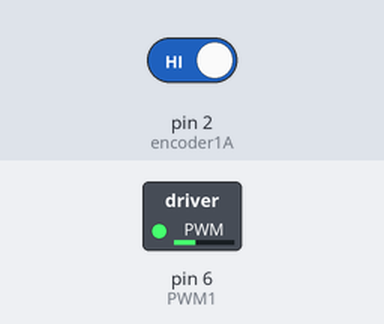
The sketch below on a simulated Arduino Uno, built with avr-gcc and run on an emulated ATmega328P. Shown: switched loads named in the sketch (green lamp = pin HIGH). The test bench sets the inputs (shaded band); at power-on: pin 2 (encoder1A) HIGH. What the sketch prints to the serial monitor is not drawn.

Above: at 0.1 s.
Timing chart, 0 to 1.6 s (numbered marks = the images above):
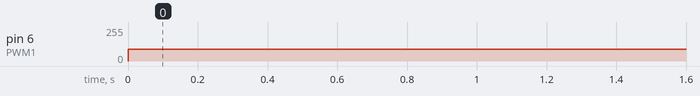

The sketch:

Encoder_Test_motor1_uno.ino
```cpp
/********************************************************************
 * 电机测速
 * 使用millis（）函数，记录时间，单位为毫秒
 * 使用中断函数，当引脚电平改变时触发，计数一次
 * 磁环为12cpr，将得到的值Val除以24，得到转动圈数
 * 除以当时的时间，因为时间单位为毫秒，除以60000转换为分
 * 这时候得到电机转速Speed ，单位 转/分
 * 注意；测出来的值会有些误差，电机转速在达到设置值后还会有些许的值增加
 * BY YFROBOT
 ********************************************************************/
#include "PID_v1.h"

#define pi 3.1415926f

//设置模块引脚接到数字引脚18（程序用到中断函数，UNO中断引脚为数字引脚2和3）
int DIR1A = 9;     //M1 Direction Control 9
int DIR1B = 10;     //10
int PWM1 = 6;
int encoder1A = 2;
int encoder1B = 8;
float Speed1;  //设置变量Speed，存储转速
double duration1;//the number of the pulses of Moter3
byte encoder1ALast;
boolean Direction1;//the rotation Direction1

double sampleTime = 50;

unsigned long beginTime1;
unsigned long endTime1;

//PID variables
double Kp1=59.8,Ki1=143.12, Kd1=1.286; //,46 Ki= 10 15, Kd=0.306;  //Adjust the PID to fit the motor  Kp1=29.8,Ki1=93.12, Kd1=1.286;
double Setpoint1,Input1,Output1;
double set1 = 4;  // fixed setPoint
PID myPID1(&Input1,&Output1,&Setpoint1,Kp1,Ki1,Kd1,DIRECT);

//KAlman filter added
// KAlman Filter application (Barun Basnet)
// Initialization of KAlman Variables
float RA = 6e-3, QA = 1e-4;  //Q = process noise covariance, R = measurement noise covariance
double Xpe0A = 0.0;  // Xpe0 = prior estimation of signal X at time t=0 (current state)
double Xe1A = 0.0;  //Xe1 = estimation of X at time t=1 (previous state)
double Ppe0A = 0.0;  //Ppe0 = prior estimation of "error covariance" at t=0,
double P1A = 1, P0A = 0; //P1 = error covariance at t=1, P0 = error covariance at t=0
double  KA = 0.0, Xe0A = 0.0, ZA = 0.0; //K = KAlman gain, Xe0 = estimation of signal at t=0, Z = measured signal at t=0


void setup(){
  Serial.begin(115200);
  EncoderInit1();//Initialize encoder
  digitalWrite(encoder1A,INPUT);
  digitalWrite(encoder1B,INPUT);
  digitalWrite(DIR1A,OUTPUT);
  digitalWrite(DIR1B,OUTPUT);
  digitalWrite(PWM1,OUTPUT);

  digitalWrite(PWM1,LOW);
  myPID1.SetMode(AUTOMATIC);
  myPID1.SetOutputLimits(-90,90);
  myPID1.SetSampleTime(sampleTime);
  myPID1.SetTunings(Kp1,Ki1,Kd1);
  beginTime1 = millis();

  //Input = 1;
}

void loop(){
  //Movement(75);
  PIDMovement1 (set1);  //4 cm/s

  endTime1 = millis();
  if(endTime1 - beginTime1 >=sampleTime)
  {
    Speed1=duration1/53735*5.8*pi*1000/(endTime1 - beginTime1);           // /0.01;
    //Serial.println(Input1);
    //Serial.print("   ");
    //Serial.print(Output);
    //Serial.print("   ");
    //Serial.print(endTime - beginTime);
    //Serial.print("   ");
    //Serial.println(Speed,8);

    beginTime1 = endTime1;


    ZA = Speed1;
    Serial.print(duration1, 5);Serial.print("\t");
    Xpe0A = Xe1A; //Assumption or prediction 1
    Ppe0A = P1A + QA; //Assumption or prediction 2
    KA = Ppe0A/(Ppe0A + RA); // Measurement update or correction of "KAlman gain"
    Xe0A = Xpe0A + KA * (ZA - Xpe0A); // Measurement update or correction of "estimated signal"
    P0A = (1 - KA) * Ppe0A; // Measurement update or correction of "error covariance"
    Serial.println(Xe0A , 5);
    Xe1A = Xe0A; //Update: current t=0 becomes t=1 in the next step
    P1A = P0A; //Update: current t=0 becomes t=1 in the next step

     duration1 = 0;
  }
  Input1 = Xe0A;

  //delay(100);
}
void Stop()
{
  analogWrite (PWM1,0);      //PWM Speed Control
  digitalWrite(DIR1A,LOW);
  digitalWrite(DIR1B,LOW);
  analogWrite(PWM1,0);
}

void Movement1(double pwmSpeed)
{
  if (pwmSpeed>0)
  {
    analogWrite (PWM1,pwmSpeed);      //PWM Speed Control
    digitalWrite(DIR1A,HIGH);
    digitalWrite(DIR1B,LOW);
  }
  else if(pwmSpeed<0)
  {
    analogWrite (PWM1,-pwmSpeed);      //PWM Speed Control
    digitalWrite(DIR1A,LOW);
    digitalWrite(DIR1B,HIGH);
  }
}
//PID modules
void PIDMovement1(double set1)
{
  Setpoint1=set1;
  //Input=4;
  myPID1.Compute();
  //Output = Speed;
  Movement1(Output1);
}

//Encoder modules
void EncoderInit1() //Initialize encoder interruption
{
  Direction1 = true;//default -> Forward
  pinMode(encoder1B,INPUT);
  attachInterrupt(digitalPinToInterrupt(encoder1A), wheelSpeed1, CHANGE);
}

void wheelSpeed1()  //motor1 speed count
{
  int Lstate = digitalRead(encoder1A);
  if((encoder1ALast == LOW) && Lstate==HIGH)
  {
    int val = digitalRead(encoder1B);
    if(val == LOW && Direction1)
    {
      Direction1 = false;  //when Direction keeps false, duration++
    }
    else if(val == HIGH && !Direction1)
    {
      Direction1 = true;
    }
  }
  encoder1ALast = Lstate;

  if(!Direction1)  duration1++;
  else  duration1--;
}
```

Measured:
- by itself, pin 6 (PWM1): 0/255 → 90/255 at 0.00 s
